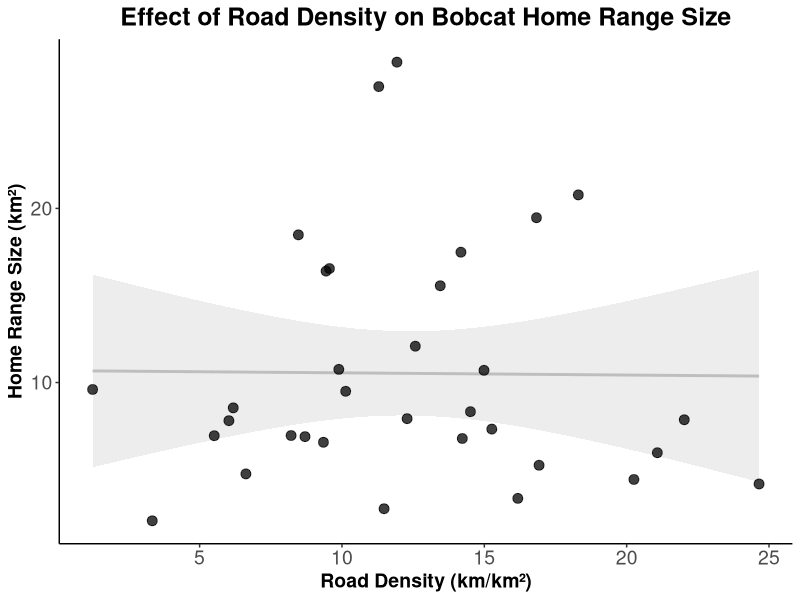
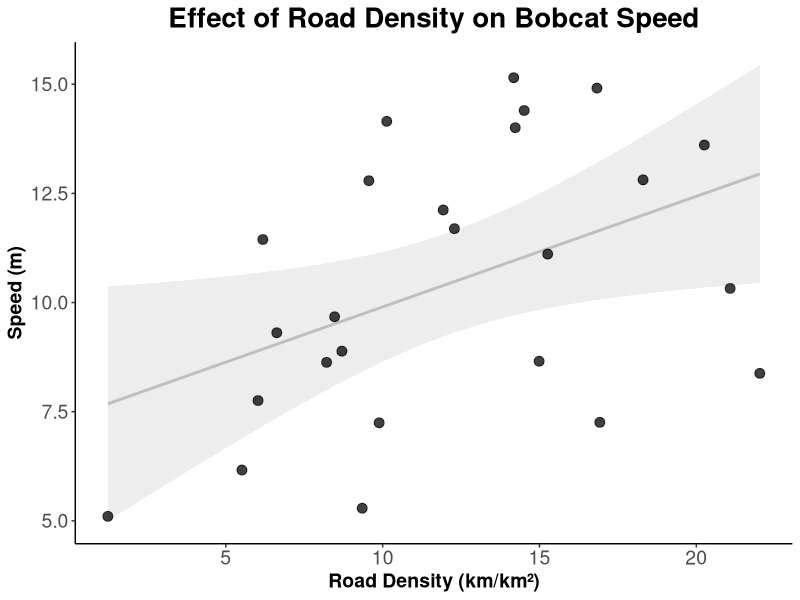

Generate these figures, in order, with R:
# effect of road density on speed and area
# margaret mercer
# october 24, 2024

# packages
library(ggplot2)

# clear workspace
rm(list=ls())

# load results
results <- read.csv("results/results.csv")

# road density and home range area ####
ggplot(results, aes(x = road_density_all, y = area_sq_km)) +
  geom_smooth(method = "lm", se = TRUE, level = 0.95, col = "grey", fill = "lightgrey") +
  geom_point(size = 3, alpha = 0.75, col = "black") +
  labs(title = "Effect of Road Density on Bobcat Home Range Size",
       x = "Road Density (km/km²)",
       y = "Home Range Size (km²)") +
  theme_classic() + 
  theme(
    plot.title = element_text(size = 18, face = "bold", hjust = 0.5), 
    axis.title.x = element_text(size = 14, face = "bold"),      
    axis.title.y = element_text(size = 14, face = "bold"),
    axis.text = element_text(size = 14) 
  )

# road density and average speed ####
results_trimmed <- subset(results, !is.na(results$speed) & speed != Inf)
results_trimmed <- subset(results_trimmed, !is.na(results_trimmed$road_density_all))
ggplot(results_trimmed, aes(x = road_density_all, y = speed)) +
  geom_smooth(method = "lm", se = TRUE, level = 0.95, col = "grey", fill = "lightgrey") +
  geom_point(size = 3, alpha = 0.75) +
  labs(title = "Effect of Road Density on Bobcat Speed",
       x = "Road Density (km/km²)",
       y = "Speed (m)") +
  theme_classic() + 
  theme(
    plot.title = element_text(size = 20, face = "bold", hjust = 0.5), 
    axis.title.x = element_text(size = 14, face = "bold"),      
    axis.title.y = element_text(size = 14, face = "bold"),
    axis.text = element_text(size = 14) 
  )

